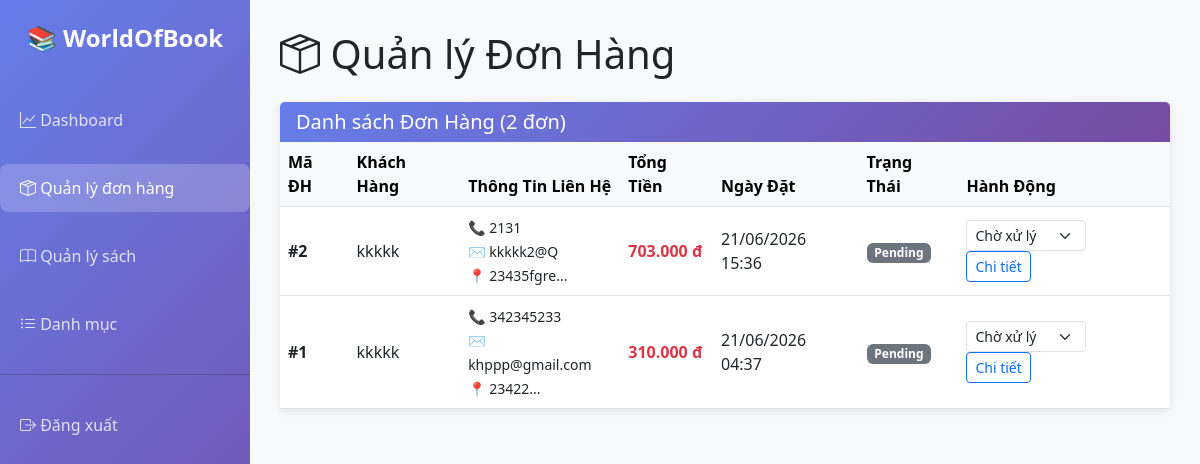
The app's page /pages/admin_orders.php (signed in) with its own data.
### tables this page shows
create table `orders` (
  `order_id` int(11) not null,
  `user_id` int(11) default null,
  `full_name` varchar(255) not null,
  `email` varchar(150) not null,
  `phone` varchar(20) not null,
  `address` text not null,
  `total_amount` decimal(15,2) not null,
  `status` varchar(50) not null default 'pending',
  `created_at` timestamp not null default current_timestamp()
);

### public_html/pages/admin_orders.php (the view, shortened to what this page needs)
<?php
require_once 'db.php';
$stmt = $pdo->query("select * from orders order by created_at desc");
$orders = $stmt->fetchAll();
?>
<!DOCTYPE html>
<html lang="vi">
<head>
    <link href="https://cdn.jsdelivr.net/npm/bootstrap@5.3.0/dist/css/bootstrap.min.css" rel="stylesheet">
    <link rel="stylesheet" href="https://cdn.jsdelivr.net/npm/bootstrap-icons@1.10.5/font/bootstrap-icons.css">
</head>
<body>
    <div class="sidebar">
        <div class="logo">📚 WorldOfBook</div>
        <nav class="nav flex-column">
            <a href="admin_dashboard.php" class="nav-link">
                <i class="bi bi-graph-up"></i> Dashboard
            </a>
            <a href="admin_orders.php" class="nav-link active">
                <i class="bi bi-box-seam"></i> Quản lý đơn hàng
            </a>
            <a href="admin_books.php" class="nav-link">
                <i class="bi bi-book"></i> Quản lý sách
            </a>
            <a href="admin_categories.php" class="nav-link">
                <i class="bi bi-list-ul"></i> Danh mục
            </a>
            <hr style="background: rgba(255,255,255,0.2);">
            <a href="logout.php" class="nav-link">
                <i class="bi bi-box-arrow-right"></i> Đăng xuất
            </a>
        </nav>
    </div>
    <div class="main-content">
        <h1 class="mb-4"><i class="bi bi-box-seam"></i> Quản lý Đơn Hàng</h1>
        <div class="card">
            <div class="card-header">
                <h5 class="mb-0">Danh sách Đơn Hàng (<?= count($orders) ?> đơn)</h5>
            </div>
            <div class="card-body p-0">
                <div class="table-responsive">
                    <table class="table table-hover align-middle m-0">
                        <thead class="table-light">
                            <tr>
                                <th>Mã ĐH</th>
                                <th>Khách Hàng</th>
                                <th>Thông Tin Liên Hệ</th>
                                <th>Tổng Tiền</th>
                                <th>Ngày Đặt</th>
                                <th>Trạng Thái</th>
                                <th>Hành Động</th>
                            </tr>
                        </thead>
                        <tbody>
                            <?php foreach ($orders as $order): ?>
                                <tr>
                                    <td><strong>#<?= $order['order_id'] ?></strong></td>
                                    <td><?= htmlspecialchars($order['full_name']) ?></td>
                                    <td>
                                        <small>
                                            📞 <?= htmlspecialchars($order['phone']) ?><br>
                                            ✉️ <?= htmlspecialchars($order['email']) ?><br>
                                            📍 <?= htmlspecialchars(substr($order['address'], 0, 30)) ?>...
                                        </small>
                                    </td>
                                    <td class="text-danger fw-bold"><?= number_format($order['total_amount'], 0, ',', '.') ?> đ</td>
                                    <td><?= date('d/m/Y H:i', strtotime($order['created_at'])) ?></td>
                                    <td>
                                        <?php
                                            $badge_class = 'bg-secondary';
                                        ?>
                                        <span class="badge <?= $badge_class ?>"><?= $order['status'] ?></span>
                                    </td>
                                    <td>
                                        <form action="" method="POST" class="d-inline-block me-2">
                                            <select name="status" class="form-select form-select-sm" style="width: 120px; display: inline-block;" onchange="this.form.submit()">
                                                <option value="pending" <?= $order['status'] == 'pending' ? 'selected' : '' ?>>Chờ xử lý</option>
                                            </select>
                                        </form>
                                        <a href="admin_order_detail.php?id=<?= $order['order_id'] ?>" class="btn btn-sm btn-outline-primary">Chi tiết</a>
                                    </td>
                                </tr>
                            <?php endforeach; ?>
                        </tbody>
                    </table>
                </div>
            </div>
        </div>
    </div>
</body>
</html>

### public_html/pages/admin_orders.php (style rules this page uses)
body { font-family: 'Segoe UI', Tahoma, Geneva, Verdana, sans-serif; }
.sidebar { background: linear-gradient(135deg, #667eea 0%, #764ba2 100%); min-height: 100vh; position: fixed; left: 0; top: 0; width: 250px; padding: 20px 0; }
.sidebar .logo { text-align: center; color: white; font-size: 24px; font-weight: bold; margin-bottom: 30px; }
.sidebar .nav-link { color: rgba(255,255,255,0.8); margin: 10px 0; padding: 12px 20px; border-radius: 8px; transition: all 0.3s; }
.sidebar .nav-link:hover, .sidebar .nav-link.active { background: rgba(255,255,255,0.2); color: white; }
.main-content { margin-left: 250px; padding: 30px; background: #f8f9fa; min-height: 100vh; }
.card { border: none; box-shadow: 0 2px 8px rgba(0,0,0,0.1); }
.card-header { background: linear-gradient(135deg, #667eea 0%, #764ba2 100%); color: white; border: none; }

### records on screen
orders: order_id "2", full_name "kkkkk", phone "2131", email "kkkkk2@Q", address "23435fgre", total_amount "703.000", created_at "21/06/2026 15:36", status "Pending"
orders: order_id "1", full_name "kkkkk", phone "342345233", email "khppp@gmail.com", address "23422", total_amount "310.000", created_at "21/06/2026 04:37", status "Pending"

### other values on screen
count($orders) "2"
